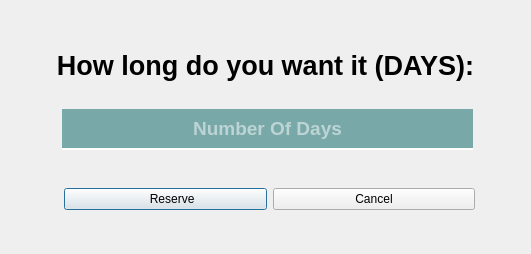
<?xml version="1.0" encoding="UTF-8"?>
<ui version="4.0">
 <class>Dialog</class>
 <widget class="QDialog" name="Dialog">
  <property name="geometry">
   <rect>
    <x>0</x>
    <y>0</y>
    <width>531</width>
    <height>254</height>
   </rect>
  </property>
  <property name="windowTitle">
   <string>Reserve</string>
  </property>
  <widget class="QLabel" name="label">
   <property name="geometry">
    <rect>
     <x>0</x>
     <y>40</y>
     <width>531</width>
     <height>51</height>
    </rect>
   </property>
   <property name="font">
    <font>
     <pointsize>20</pointsize>
     <weight>75</weight>
     <bold>true</bold>
    </font>
   </property>
   <property name="styleSheet">
    <string notr="true">font-weight:bold</string>
   </property>
   <property name="text">
    <string>How long do you want it (DAYS):</string>
   </property>
   <property name="alignment">
    <set>Qt::AlignCenter</set>
   </property>
  </widget>
  <widget class="QLineEdit" name="days">
   <property name="geometry">
    <rect>
     <x>62</x>
     <y>109</y>
     <width>411</width>
     <height>41</height>
    </rect>
   </property>
   <property name="font">
    <font>
     <pointsize>14</pointsize>
     <weight>75</weight>
     <bold>true</bold>
    </font>
   </property>
   <property name="styleSheet">
    <string notr="true">background-color:rgba(3, 97, 97, 0.5);
color: white;
font-weight:bold;
border:solid 0px;
border-bottom:2px solid white;
height:25px;</string>
   </property>
   <property name="alignment">
    <set>Qt::AlignCenter</set>
   </property>
   <property name="placeholderText">
    <string>Number Of Days</string>
   </property>
  </widget>
  <widget class="QWidget" name="layoutWidget">
   <property name="geometry">
    <rect>
     <x>64</x>
     <y>179</y>
     <width>411</width>
     <height>41</height>
    </rect>
   </property>
   <layout class="QHBoxLayout" name="horizontalLayout">
    <item>
     <widget class="QPushButton" name="reserve">
      <property name="text">
       <string>    Reserve</string>
      </property>
      <property name="icon">
       <iconset>
        <normaloff>../images/check.png</normaloff>../images/check.png</iconset>
      </property>
      <property name="iconSize">
       <size>
        <width>30</width>
        <height>30</height>
       </size>
      </property>
     </widget>
    </item>
    <item>
     <widget class="QPushButton" name="cancel">
      <property name="text">
       <string>Cancel</string>
      </property>
      <property name="icon">
       <iconset>
        <normaloff>../images/x.png</normaloff>../images/x.png</iconset>
      </property>
      <property name="iconSize">
       <size>
        <width>30</width>
        <height>30</height>
       </size>
      </property>
     </widget>
    </item>
   </layout>
  </widget>
 </widget>
 <resources/>
 <connections/>
</ui>
